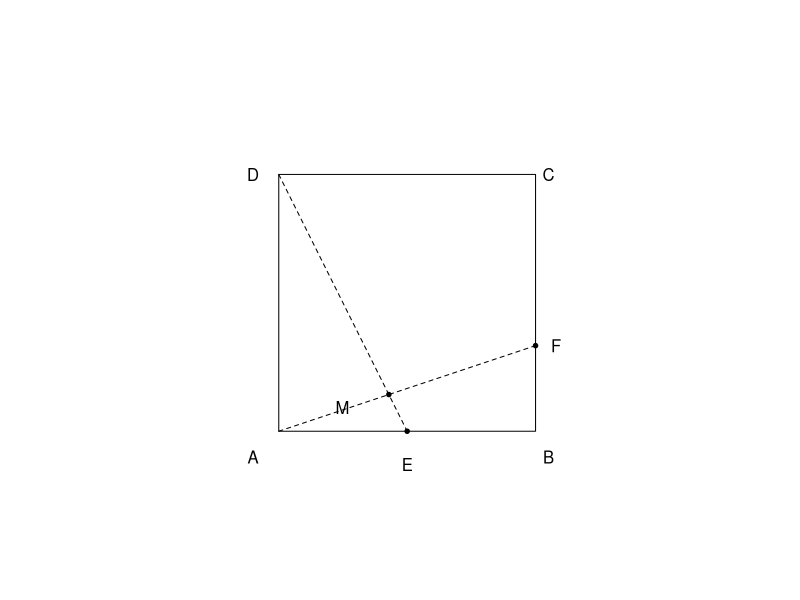
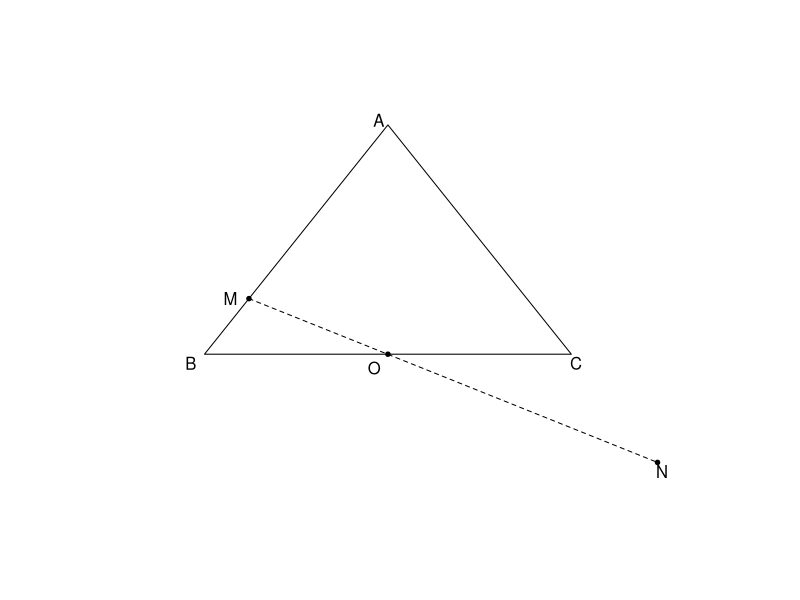
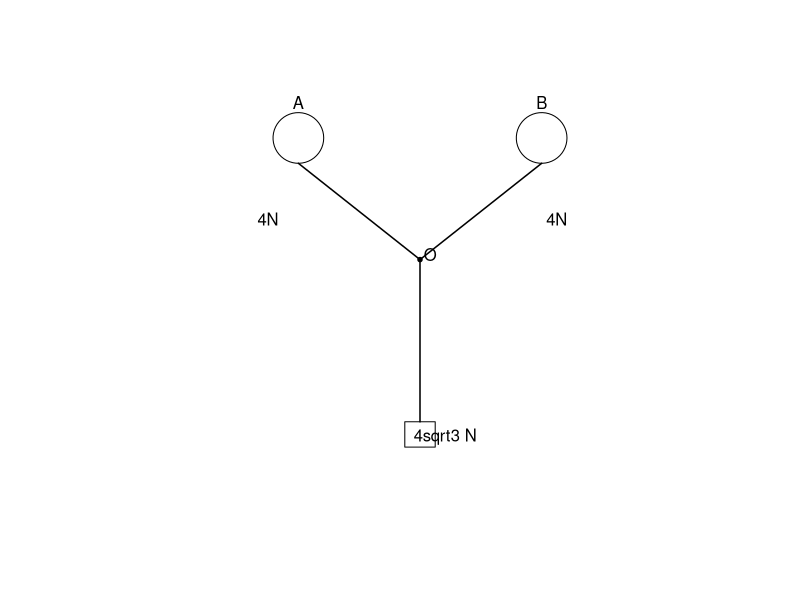
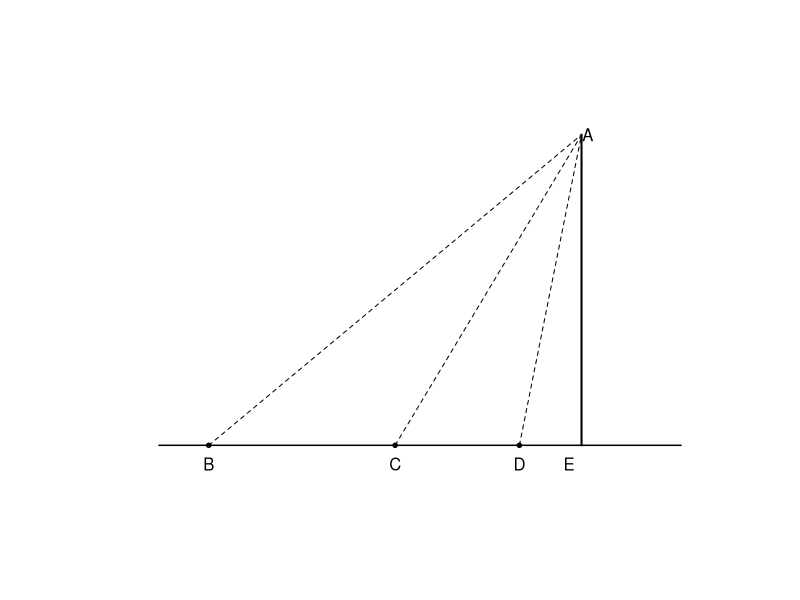
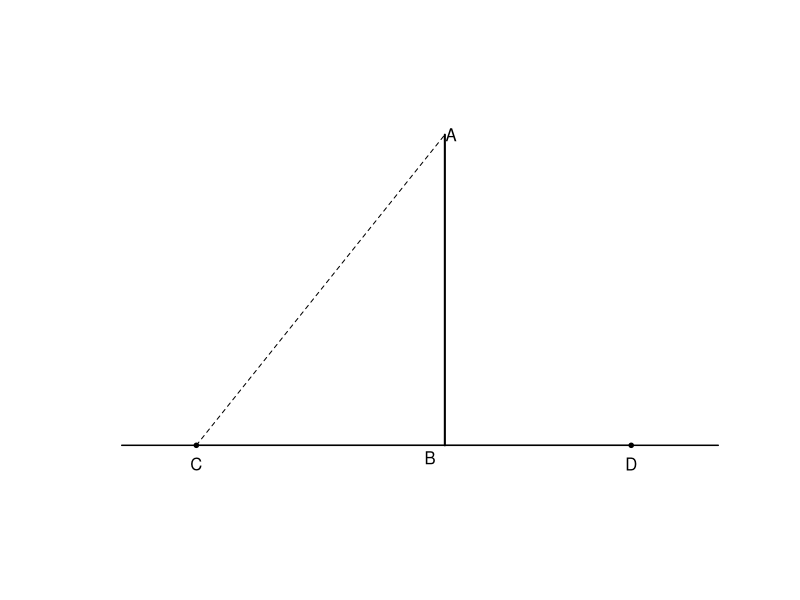
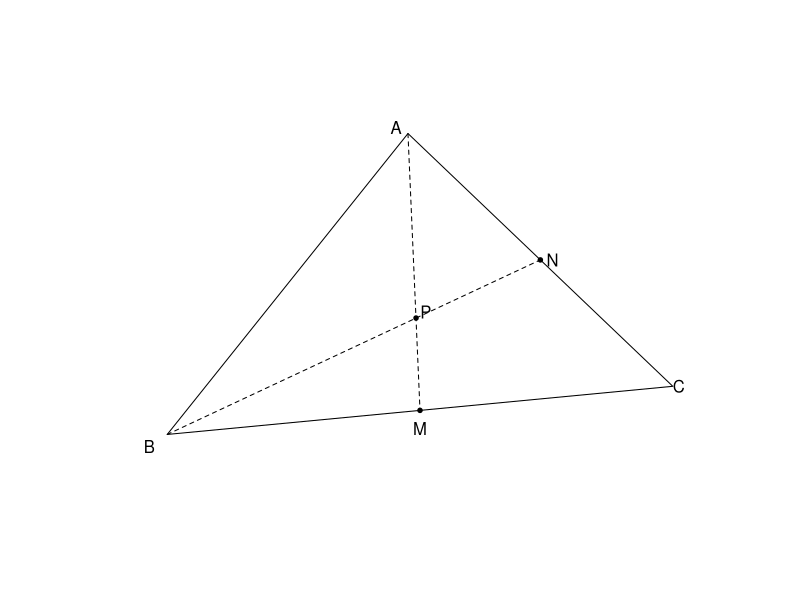
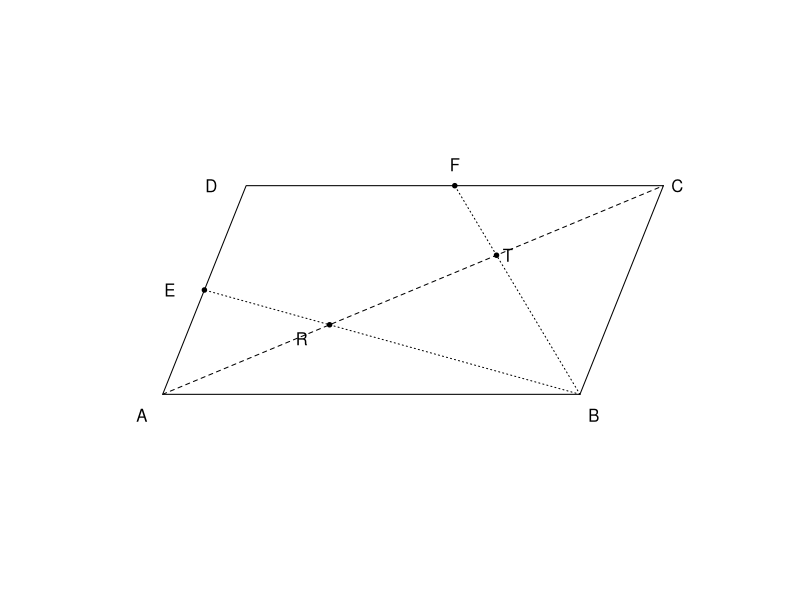
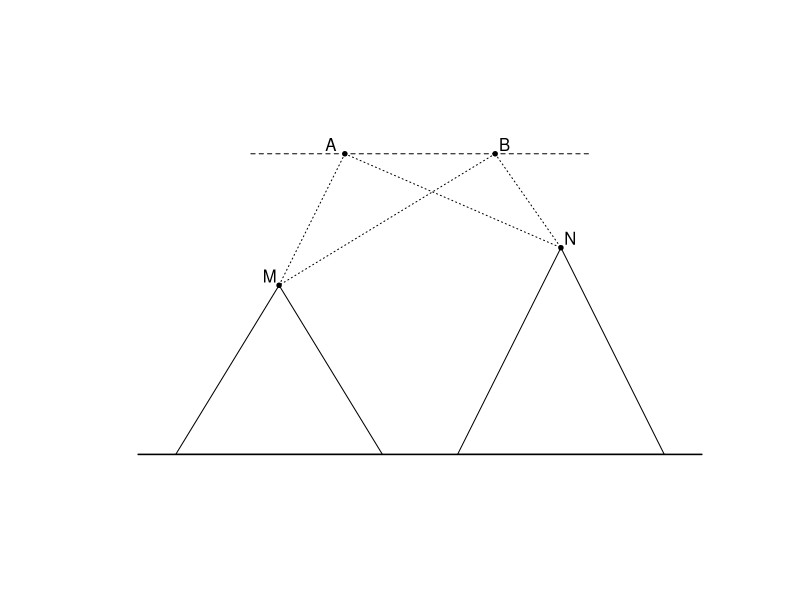

Source code (R) for these figures, in order:
setwd("C:/Users/18904/Github/senior-mathematics/codes")
if(!dir.exists("../figures"))dir.create("../figures")
# week34: 6.4 vector applications
# week34-1: Ex6.4 q2 square ABCD, E midpoint AB, F on BC at 1/3 from B, AF meets DE at M
draw1=function(){
  plot(0,0,xlim=c(-0.2,1.3),ylim=c(-0.2,1.3),type="n",asp=1,axes=FALSE,xlab="",ylab="")
  A=c(0,0);B=c(1,0);Cc=c(1,1);D=c(0,1);E=c(0.5,0);F=c(1,1/3);M=c(0.4286,0.1429)
  polygon(rbind(A,B,Cc,D),border=1)
  segments(A[1],A[2],F[1],F[2],lty=2)
  segments(D[1],D[2],E[1],E[2],lty=2)
  points(rbind(E,F,M),pch=19,cex=0.6)
  text(A[1]-0.1,A[2]-0.1,"A");text(B[1]+0.05,B[2]-0.1,"B");text(Cc[1]+0.05,Cc[2],"C");text(D[1]-0.1,D[2],"D");text(E[1],E[2]-0.13,"E");text(F[1]+0.08,F[2],"F");text(M[1]-0.18,M[2]-0.05,"M")
}
pdf("../figures/week34-1.pdf",width=4,height=4);draw1();dev.off()
svglite::svglite("../figures/week34-1.svg",width=4,height=4);draw1();dev.off()
# week34-2: Ex6.4 q3 triangle ABC, O midpoint of BC, line through O meets AB at M and AC at N
draw2=function(){
  plot(0,0,xlim=c(-2.6,3.3),ylim=c(-1.4,2.8),type="n",asp=1,axes=FALSE,xlab="",ylab="")
  A=c(0,2.5);B=c(-2,0);Cc=c(2,0);O=c(0,0);M=c(-1.515,0.606);N=c(2.94,-1.18)
  polygon(rbind(A,B,Cc),border=1)
  segments(M[1],M[2],N[1],N[2],lty=2)
  points(rbind(O,M,N),pch=19,cex=0.6)
  text(A[1]-0.1,A[2]+0.05,"A");text(B[1]-0.15,B[2]-0.1,"B");text(Cc[1]+0.05,Cc[2]-0.1,"C");text(O[1]-0.15,O[2]-0.15,"O");text(M[1]-0.2,M[2],"M");text(N[1]+0.05,N[2]-0.1,"N")
}
pdf("../figures/week34-2.pdf",width=4,height=4);draw2();dev.off()
svglite::svglite("../figures/week34-2.svg",width=4,height=4);draw2();dev.off()
# week34-3: Ex6.4 q5 pulley system with fixed pulleys A,B and joint O holding 4N,4N,4sqrt3 N
draw3=function(){
  plot(0,0,xlim=c(-2,2),ylim=c(-1.2,2.6),type="n",asp=1,axes=FALSE,xlab="",ylab="")
  th=seq(0,2*pi,length.out=50)
  lines(-1.2+0.25*th*0+0.25*cos(th),2.2+0.25*sin(th))
  lines(1.2+0.25*cos(th),2.2+0.25*sin(th))
  O=c(0,1.0)
  segments(-1.2,1.95,O[1],O[2],lwd=1.5)
  segments(1.2,1.95,O[1],O[2],lwd=1.5)
  segments(O[1],O[2],O[1],-0.6,lwd=1.5)
  rect(-0.15,-0.85,0.15,-0.6)
  points(O[1],O[2],pch=19,cex=0.6)
  text(-1.2,2.55,"A");text(1.2,2.55,"B");text(O[1]+0.1,O[2]+0.05,"O")
  text(-1.5,1.4,"4N");text(1.35,1.4,"4N");text(0.25,-0.75,"4sqrt3 N")
}
pdf("../figures/week34-3.pdf",width=4,height=4);draw3();dev.off()
svglite::svglite("../figures/week34-3.svg",width=4,height=4);draw3();dev.off()
# week34-4: Ex6.4 q13 building AE, ground points B,C,D with elevation angles alpha,2alpha,4alpha
draw4=function(){
  plot(0,0,xlim=c(-3.4,0.8),ylim=c(-0.3,2.8),type="n",asp=1,axes=FALSE,xlab="",ylab="")
  segments(-3.4,0,0.8,0,lwd=1.5)
  A=c(0,2.5);E=c(0,0);B=c(-3,0);Cc=c(-1.5,0);D=c(-0.5,0)
  segments(E[1],E[2],A[1],A[2],lwd=2)
  segments(B[1],B[2],A[1],A[2],lty=2);segments(Cc[1],Cc[2],A[1],A[2],lty=2);segments(D[1],D[2],A[1],A[2],lty=2)
  points(rbind(B,Cc,D),pch=19,cex=0.6)
  text(A[1]+0.05,A[2],"A");text(E[1]-0.1,E[2]-0.15,"E");text(B[1],B[2]-0.15,"B");text(Cc[1],Cc[2]-0.15,"C");text(D[1],D[2]-0.15,"D")
}
pdf("../figures/week34-4.pdf",width=4,height=4);draw4();dev.off()
svglite::svglite("../figures/week34-4.svg",width=4,height=4);draw4();dev.off()
# week34-5: Ex6.4 review q8 tower AB, ground points C,D, angle BCD=alpha, BDC=beta
draw5=function(){
  plot(0,0,xlim=c(-2.6,2.2),ylim=c(-0.3,2.8),type="n",asp=1,axes=FALSE,xlab="",ylab="")
  segments(-2.6,0,2.2,0,lwd=1.5)
  A=c(0,2.5);B=c(0,0);Cc=c(-2,0);D=c(1.5,0)
  segments(B[1],B[2],A[1],A[2],lwd=2)
  segments(Cc[1],Cc[2],D[1],D[2]);segments(Cc[1],Cc[2],A[1],A[2],lty=2)
  points(rbind(Cc,D),pch=19,cex=0.6)
  text(A[1]+0.05,A[2],"A");text(B[1]-0.12,B[2]-0.1,"B");text(Cc[1],Cc[2]-0.15,"C");text(D[1],D[2]-0.15,"D")
}
pdf("../figures/week34-5.pdf",width=4,height=4);draw5();dev.off()
svglite::svglite("../figures/week34-5.svg",width=4,height=4);draw5();dev.off()
# week34-6: Ex6.4 q12 triangle ABC, medians AM and BN meet at P
draw6=function(){
  plot(0,0,xlim=c(-2.4,2.6),ylim=c(-0.4,2.8),type="n",asp=1,axes=FALSE,xlab="",ylab="")
  A=c(0,2.5);B=c(-2,0);Cc=c(2.2,0.4);M=c(0.1,0.2);N=c(1.1,1.45);P=c(0.067,0.967)
  polygon(rbind(A,B,Cc),border=1)
  segments(A[1],A[2],M[1],M[2],lty=2)
  segments(B[1],B[2],N[1],N[2],lty=2)
  points(rbind(M,N,P),pch=19,cex=0.6)
  text(A[1]-0.1,A[2]+0.05,"A");text(B[1]-0.15,B[2]-0.1,"B");text(Cc[1]+0.05,Cc[2],"C");text(M[1],M[2]-0.15,"M");text(N[1]+0.1,N[2],"N");text(P[1]+0.08,P[2]+0.05,"P")
}
pdf("../figures/week34-6.pdf",width=4,height=4);draw6();dev.off()
svglite::svglite("../figures/week34-6.svg",width=4,height=4);draw6();dev.off()
# week34-7: Ex6.4 q19 parallelogram ABCD, E,F midpoints of AD,DC; BE,BF meet AC at R,T
draw7=function(){
  plot(0,0,xlim=c(-0.4,4.1),ylim=c(-0.5,2.0),type="n",asp=1,axes=FALSE,xlab="",ylab="")
  A=c(0,0);B=c(3,0);Cc=c(3.6,1.5);D=c(0.6,1.5);E=c(0.3,0.75);F=c(2.1,1.5);R=c(1.2,0.5);T=c(2.4,1.0)
  polygon(rbind(A,B,Cc,D),border=1)
  segments(A[1],A[2],Cc[1],Cc[2],lty=2)
  segments(B[1],B[2],E[1],E[2],lty=3)
  segments(B[1],B[2],F[1],F[2],lty=3)
  points(rbind(E,F,R,T),pch=19,cex=0.6)
  text(A[1]-0.15,A[2]-0.15,"A");text(B[1]+0.1,B[2]-0.15,"B");text(Cc[1]+0.1,Cc[2],"C");text(D[1]-0.25,D[2],"D");text(E[1]-0.25,E[2],"E");text(F[1],F[2]+0.15,"F");text(R[1]-0.2,R[2]-0.1,"R");text(T[1]+0.08,T[2],"T")
}
pdf("../figures/week34-7.pdf",width=4,height=4);draw7();dev.off()
svglite::svglite("../figures/week34-7.svg",width=4,height=4);draw7();dev.off()
# week34-8: Ex6.4 q21 mountain tops M,N, aircraft measuring points A,B on a horizontal line
draw8=function(){
  plot(0,0,xlim=c(-3,3),ylim=c(-0.3,3.8),type="n",asp=1,axes=FALSE,xlab="",ylab="")
  segments(-3,0,3,0,lwd=1.5)
  polygon(rbind(c(-2.6,0),c(-1.5,1.8),c(-0.4,0)),border=1)
  polygon(rbind(c(0.4,0),c(1.5,2.2),c(2.6,0)),border=1)
  segments(-1.8,3.2,1.8,3.2,lty=2)
  A=c(-0.8,3.2);B=c(0.8,3.2);M=c(-1.5,1.8);N=c(1.5,2.2)
  segments(A[1],A[2],M[1],M[2],lty=3);segments(A[1],A[2],N[1],N[2],lty=3)
  segments(B[1],B[2],M[1],M[2],lty=3);segments(B[1],B[2],N[1],N[2],lty=3)
  points(rbind(A,B,M,N),pch=19,cex=0.6)
  text(M[1]-0.1,M[2]+0.1,"M");text(N[1]+0.1,N[2]+0.1,"N");text(A[1]-0.15,A[2]+0.1,"A");text(B[1]+0.1,B[2]+0.1,"B")
}
pdf("../figures/week34-8.pdf",width=4,height=4);draw8();dev.off()
svglite::svglite("../figures/week34-8.svg",width=4,height=4);draw8();dev.off()
